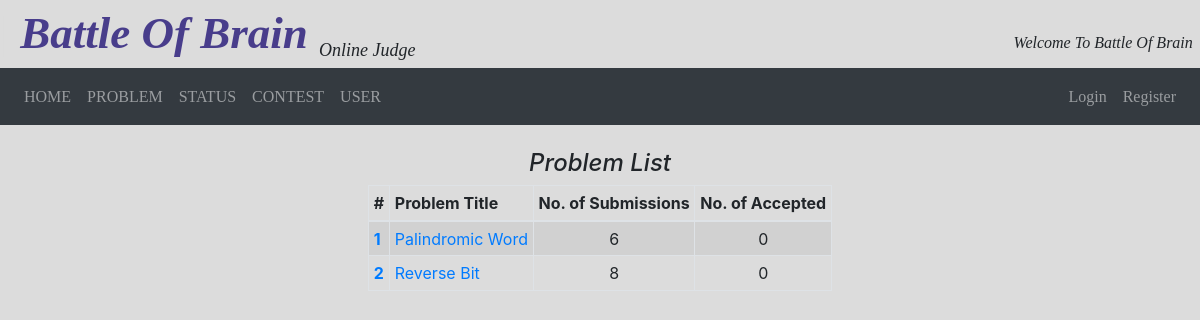
The app's page /problems/, older data.
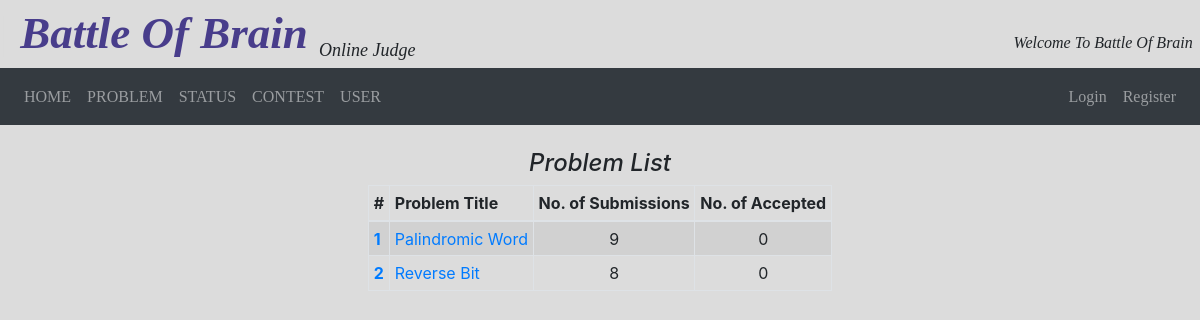
The same page, newer data.
### problem/models.py (models this page shows, shortened)
class Problem(models.Model):
    title = models.CharField(max_length=100, blank=False)
    difficulty = models.CharField(max_length=100)
    tags = models.CharField(max_length=100)
    description = RichTextUploadingField()
    sample_input = RichTextUploadingField()
    sample_output = RichTextUploadingField()
    time_limit = models.IntegerField(default=1)  # different time limit for different languages
    memory_limit = models.IntegerField(default=256)
    input_file = models.FileField(upload_to=path_to_save)
    output_file = models.FileField(upload_to=path_to_save)
    no_of_submissions = models.IntegerField(default=0)
    no_of_accepted = models.IntegerField(default=0)

### problem/views.py (the view)
# urls.py: path('problems/', prob_views.problem_list, name='problems'),
def problem_list(request):
    problems = Problem.objects.all().order_by('id')
    context = {'problems': problems}
    return render(request, 'problems.html', context)

### templates/problems.html (shortened to what this page needs)
{% extends 'base.html' %}
{% block content %}
<br>
 <i> <h4 align="center"> Problem List </h4></i>
<table class="table table-sm table-striped table-bordered w-auto" align="center">
  <thead>
    <tr>
      <th scope="col">#</th>
      <th scope="col">Problem Title</th>
      <th scope="col">No. of Submissions</th>
      <th scope="col">No. of Accepted</th>
    </tr>
  </thead>
    <tbody>
    {% for problem in problems %}
        <tr>
          <th scope="row"> <a href="/problem/{{problem.id}}"> {{problem.id}}</a> </th>
          <td><a href="/problem/{{problem.id}}">{{problem.title}}</a></td>
          <td align = 'center'>{{problem.no_of_submissions}}</td>
          <td align = 'center'>{{problem.no_of_accepted}}</td>
        </tr>
    {% endfor %}
  </tbody>
</table>
{% endblock %}

Row changes from the older to the newer data that the page shows:
changed Problem "Palindromic Word": no_of_submissions "6" → "9"
